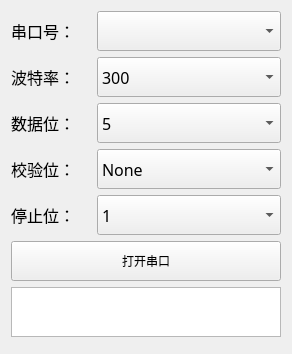
<?xml version="1.0" encoding="UTF-8"?>
<ui version="4.0">
 <class>SerialCfg</class>
 <widget class="QWidget" name="SerialCfg">
  <property name="geometry">
   <rect>
    <x>0</x>
    <y>0</y>
    <width>292</width>
    <height>354</height>
   </rect>
  </property>
  <property name="windowTitle">
   <string>Form</string>
  </property>
  <layout class="QGridLayout" name="gridLayout">
   <item row="4" column="0">
    <widget class="QLabel" name="LB_stopBit">
     <property name="maximumSize">
      <size>
       <width>80</width>
       <height>40</height>
      </size>
     </property>
     <property name="font">
      <font>
       <family>黑体</family>
       <pointsize>12</pointsize>
      </font>
     </property>
     <property name="text">
      <string>停止位：</string>
     </property>
    </widget>
   </item>
   <item row="4" column="1">
    <widget class="QComboBox" name="CB_stopBit">
     <property name="minimumSize">
      <size>
       <width>150</width>
       <height>40</height>
      </size>
     </property>
     <property name="font">
      <font>
       <family>黑体</family>
       <pointsize>12</pointsize>
      </font>
     </property>
     <property name="frame">
      <bool>true</bool>
     </property>
     <item>
      <property name="text">
       <string>1</string>
      </property>
     </item>
     <item>
      <property name="text">
       <string>1.5</string>
      </property>
     </item>
     <item>
      <property name="text">
       <string>2</string>
      </property>
     </item>
    </widget>
   </item>
   <item row="2" column="0">
    <widget class="QLabel" name="LB_dataBit">
     <property name="maximumSize">
      <size>
       <width>80</width>
       <height>40</height>
      </size>
     </property>
     <property name="font">
      <font>
       <family>黑体</family>
       <pointsize>12</pointsize>
      </font>
     </property>
     <property name="text">
      <string>数据位：</string>
     </property>
    </widget>
   </item>
   <item row="1" column="0">
    <widget class="QLabel" name="LB_baudRate">
     <property name="maximumSize">
      <size>
       <width>80</width>
       <height>40</height>
      </size>
     </property>
     <property name="font">
      <font>
       <family>黑体</family>
       <pointsize>12</pointsize>
      </font>
     </property>
     <property name="text">
      <string>波特率：</string>
     </property>
    </widget>
   </item>
   <item row="1" column="1">
    <widget class="QComboBox" name="CB_baudRate">
     <property name="minimumSize">
      <size>
       <width>150</width>
       <height>40</height>
      </size>
     </property>
     <property name="font">
      <font>
       <family>黑体</family>
       <pointsize>12</pointsize>
      </font>
     </property>
     <property name="currentText">
      <string>300</string>
     </property>
     <item>
      <property name="text">
       <string>300</string>
      </property>
     </item>
     <item>
      <property name="text">
       <string>600</string>
      </property>
     </item>
     <item>
      <property name="text">
       <string>1200</string>
      </property>
     </item>
     <item>
      <property name="text">
       <string>2400</string>
      </property>
     </item>
     <item>
      <property name="text">
       <string>4800</string>
      </property>
     </item>
     <item>
      <property name="text">
       <string>9600</string>
      </property>
     </item>
     <item>
      <property name="text">
       <string>14400</string>
      </property>
     </item>
     <item>
      <property name="text">
       <string>19200</string>
      </property>
     </item>
     <item>
      <property name="text">
       <string>38400</string>
      </property>
     </item>
     <item>
      <property name="text">
       <string>56000</string>
      </property>
     </item>
     <item>
      <property name="text">
       <string>57600</string>
      </property>
     </item>
     <item>
      <property name="text">
       <string>115200</string>
      </property>
     </item>
     <item>
      <property name="text">
       <string>128000</string>
      </property>
     </item>
     <item>
      <property name="text">
       <string>256000</string>
      </property>
     </item>
     <item>
      <property name="text">
       <string>460800</string>
      </property>
     </item>
    </widget>
   </item>
   <item row="0" column="1">
    <widget class="QComboBox" name="CB_serialPort">
     <property name="minimumSize">
      <size>
       <width>150</width>
       <height>40</height>
      </size>
     </property>
     <property name="font">
      <font>
       <family>黑体</family>
       <pointsize>10</pointsize>
      </font>
     </property>
    </widget>
   </item>
   <item row="5" column="0" colspan="2">
    <widget class="QPushButton" name="PB_openSerial">
     <property name="minimumSize">
      <size>
       <width>150</width>
       <height>40</height>
      </size>
     </property>
     <property name="text">
      <string>打开串口</string>
     </property>
    </widget>
   </item>
   <item row="3" column="1">
    <widget class="QComboBox" name="CB_checkBit">
     <property name="minimumSize">
      <size>
       <width>150</width>
       <height>40</height>
      </size>
     </property>
     <property name="font">
      <font>
       <family>黑体</family>
       <pointsize>12</pointsize>
      </font>
     </property>
     <item>
      <property name="text">
       <string>None</string>
      </property>
     </item>
     <item>
      <property name="text">
       <string>Even</string>
      </property>
     </item>
     <item>
      <property name="text">
       <string>Mark</string>
      </property>
     </item>
     <item>
      <property name="text">
       <string>Odd</string>
      </property>
     </item>
    </widget>
   </item>
   <item row="2" column="1">
    <widget class="QComboBox" name="CB_dataBit">
     <property name="minimumSize">
      <size>
       <width>150</width>
       <height>40</height>
      </size>
     </property>
     <property name="font">
      <font>
       <family>黑体</family>
       <pointsize>12</pointsize>
      </font>
     </property>
     <property name="currentText">
      <string>5</string>
     </property>
     <item>
      <property name="text">
       <string>5</string>
      </property>
     </item>
     <item>
      <property name="text">
       <string>6</string>
      </property>
     </item>
     <item>
      <property name="text">
       <string>7</string>
      </property>
     </item>
     <item>
      <property name="text">
       <string>8</string>
      </property>
     </item>
    </widget>
   </item>
   <item row="3" column="0">
    <widget class="QLabel" name="LB_checkBit">
     <property name="maximumSize">
      <size>
       <width>80</width>
       <height>40</height>
      </size>
     </property>
     <property name="font">
      <font>
       <family>黑体</family>
       <pointsize>12</pointsize>
      </font>
     </property>
     <property name="text">
      <string>校验位：</string>
     </property>
    </widget>
   </item>
   <item row="6" column="0" colspan="2">
    <widget class="QPlainTextEdit" name="PT_showData">
     <property name="maximumSize">
      <size>
       <width>16777215</width>
       <height>50</height>
      </size>
     </property>
     <property name="font">
      <font>
       <family>黑体</family>
       <pointsize>10</pointsize>
      </font>
     </property>
    </widget>
   </item>
   <item row="0" column="0">
    <widget class="QLabel" name="LB_serialPort">
     <property name="maximumSize">
      <size>
       <width>80</width>
       <height>40</height>
      </size>
     </property>
     <property name="font">
      <font>
       <family>黑体</family>
       <pointsize>12</pointsize>
      </font>
     </property>
     <property name="text">
      <string>串口号：</string>
     </property>
    </widget>
   </item>
  </layout>
 </widget>
 <resources/>
 <connections/>
</ui>
